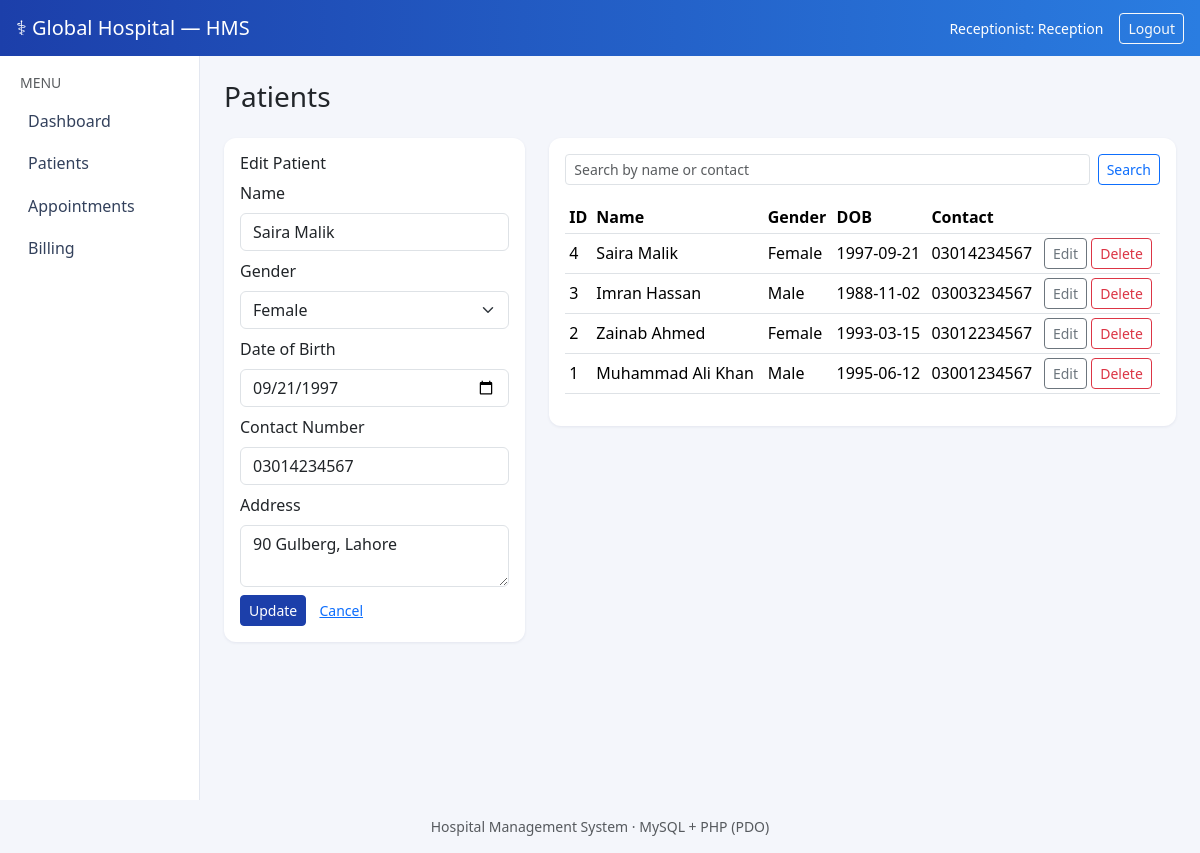
The app's page /receptionist/patients.php?edit=4 (signed in) with its own data.
### tables this page shows
CREATE TABLE Patients (
    patient_id      INT AUTO_INCREMENT PRIMARY KEY,
    name            VARCHAR(100) NOT NULL,
    gender          ENUM('Male','Female','Other') NOT NULL,
    date_of_birth   DATE,
    contact_number  VARCHAR(15),
    address         VARCHAR(255)
);

### config/database.php (called while the page is built, shortened)
<?php
function db(): PDO
{
    static $pdo = null;
    if ($pdo === null) {
        try {
            $pdo = new PDO(
                'mysql:host=' . DB_HOST . ';port=' . DB_PORT . ';dbname=' . DB_NAME . ';charset=utf8mb4',
                DB_USER,
                DB_PASS,
                [
                    PDO::ATTR_ERRMODE            => PDO::ERRMODE_EXCEPTION,
                    PDO::ATTR_DEFAULT_FETCH_MODE => PDO::FETCH_ASSOC,
                    PDO::ATTR_EMULATE_PREPARES   => false,
                ]
            );
        } catch (PDOException $e) {
            die('Database connection failed: ' . $e->getMessage());
        }
    }
    return $pdo;
}

### includes/functions.php (called while the page is built, shortened)
<?php
require_once __DIR__ . '/../config/database.php';
function getPatient(int $id): ?array
{
    $stmt = db()->prepare('SELECT * FROM Patients WHERE patient_id = ?');
    $stmt->execute([$id]);
    return $stmt->fetch() ?: null;
}
function searchPatients(string $term = ''): array
{
    if ($term === '') {
        return db()->query('SELECT * FROM Patients ORDER BY patient_id DESC')->fetchAll();
    }
    $stmt = db()->prepare(
        'SELECT * FROM Patients
         WHERE name LIKE ? OR contact_number LIKE ?
         ORDER BY patient_id DESC'
    );
    $like = '%' . $term . '%';
    $stmt->execute([$like, $like]);
    return $stmt->fetchAll();
}
function e($v): string
{
    return htmlspecialchars((string) $v, ENT_QUOTES, 'UTF-8');
}

### receptionist/patients.php (the view, shortened to what this page needs)
<?php
require_once __DIR__ . '/../includes/functions.php';
$term     = trim($_GET['q'] ?? '');
$patients = searchPatients($term);
$edit     = isset($_GET['edit']) ? getPatient((int) $_GET['edit']) : null;
require __DIR__ . '/../includes/header.php';
?>
<div class="row g-4">
    <div class="col-md-4">
        <div class="card p-3">
            <h6><?= $edit ? 'Edit Patient' : 'Register Patient' ?></h6>
            <form method="post">
                <div class="mb-2">
                    <label class="form-label">Name</label>
                    <input name="name" class="form-control" value="<?= e($edit['name'] ?? '') ?>" required>
                </div>
                <div class="mb-2">
                    <label class="form-label">Gender</label>
                    <select name="gender" class="form-select">
                        <?php foreach (['Male', 'Female', 'Other'] as $g): ?>
                            <option <?= ($edit && $edit['gender'] === $g) ? 'selected' : '' ?>><?= $g ?></option>
                        <?php endforeach; ?>
                    </select>
                </div>
                <div class="mb-2">
                    <label class="form-label">Date of Birth</label>
                    <input type="date" name="date_of_birth" class="form-control" value="<?= e($edit['date_of_birth'] ?? '') ?>">
                </div>
                <div class="mb-2">
                    <label class="form-label">Contact Number</label>
                    <input name="contact_number" class="form-control" value="<?= e($edit['contact_number'] ?? '') ?>">
                </div>
                <div class="mb-2">
                    <label class="form-label">Address</label>
                    <textarea name="address" class="form-control" rows="2"><?= e($edit['address'] ?? '') ?></textarea>
                </div>
                <button class="btn btn-primary btn-sm"><?= $edit ? 'Update' : 'Register' ?></button>
                <?php if ($edit): ?><a class="btn btn-link btn-sm" href="patients.php">Cancel</a><?php endif; ?>
            </form>
        </div>
    </div>
    <div class="col-md-8">
        <div class="card p-3">
            <form class="d-flex gap-2 mb-3" method="get">
                <input name="q" class="form-control form-control-sm" placeholder="Search by name or contact" value="<?= e($term) ?>">
                <button class="btn btn-outline-primary btn-sm">Search</button>
            </form>
            <table class="table table-sm table-hover align-middle">
                <thead><tr><th>ID</th><th>Name</th><th>Gender</th><th>DOB</th><th>Contact</th><th></th></tr></thead>
                <tbody>
                <?php foreach ($patients as $p): ?>
                    <tr>
                        <td><?= e($p['patient_id']) ?></td>
                        <td><?= e($p['name']) ?></td>
                        <td><?= e($p['gender']) ?></td>
                        <td><?= e($p['date_of_birth']) ?></td>
                        <td><?= e($p['contact_number']) ?></td>
                        <td class="text-nowrap">
                            <a class="btn btn-outline-secondary btn-sm" href="?edit=<?= e($p['patient_id']) ?>">Edit</a>
                            <form method="post" class="d-inline" onsubmit="return confirm('Delete this patient?');">
                                <button class="btn btn-outline-danger btn-sm">Delete</button>
                            </form>
                        </td>
                    </tr>
                <?php endforeach; ?>
                </tbody>
            </table>
        </div>
    </div>
</div>
<?php require __DIR__ . '/../includes/footer.php'; ?>

### assets/css/style.css (style rules this page uses)
:root { --hms-primary: #1c3faa; --hms-primary-dark: #16308a; }
body { background: #f4f6fb; font-family: "Segoe UI", system-ui, sans-serif; }
.card { border: none; box-shadow: 0 1px 3px rgba(20, 40, 90, .08); border-radius: .75rem; }
.btn-primary { background: var(--hms-primary); border-color: var(--hms-primary); }
.table thead { background: #eef2fb; }

### records on screen
patients: name "Saira Malik", gender "Female", date_of_birth "09/21/1997", contact_number "03014234567", address "90 Gulberg, Lahore", patient_id "4", date_of_birth "1997-09-21"
patients: patient_id "3", name "Imran Hassan", gender "Male", date_of_birth "1988-11-02", contact_number "03003234567"
patients: patient_id "2", name "Zainab Ahmed", gender "Female", date_of_birth "1993-03-15", contact_number "03012234567"
patients: patient_id "1", name "Muhammad Ali Khan", gender "Male", date_of_birth "1995-06-12", contact_number "03001234567"

### other values on screen
$role "Receptionist"
$_SESSION['username'] "Reception"
$label "Dashboard"
$label "Patients"
$label "Appointments"
$label "Billing"
$pageTitle "Patients"
